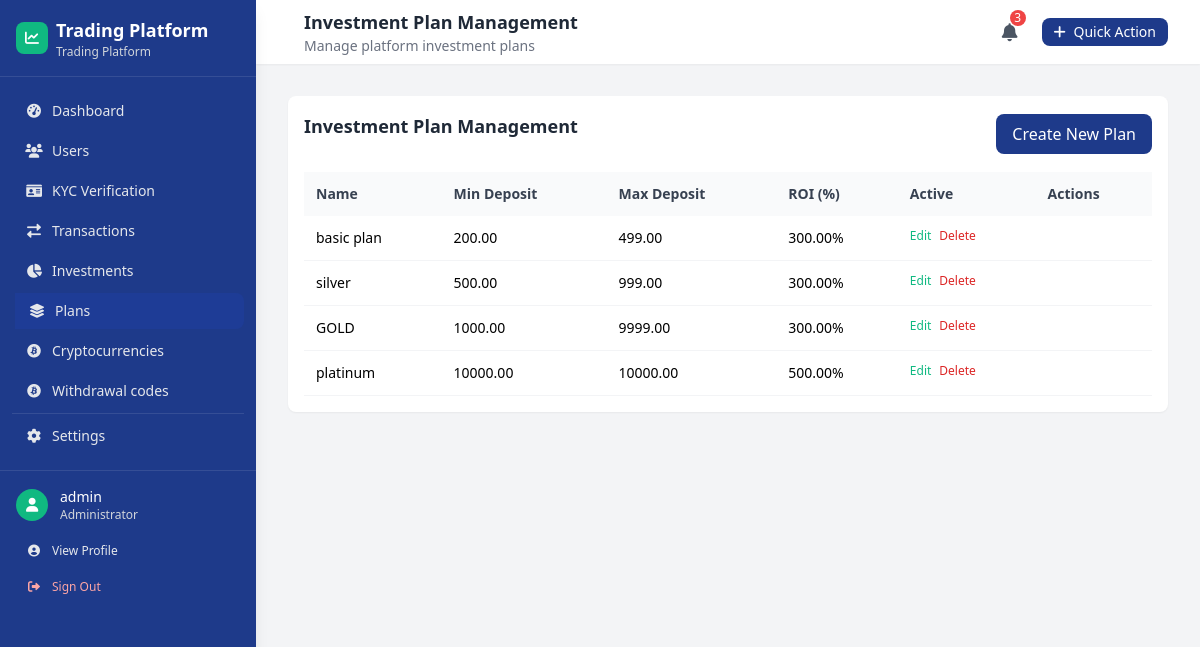
The page /custom-admin/plans/ (signed in) on the database as committed earlier.
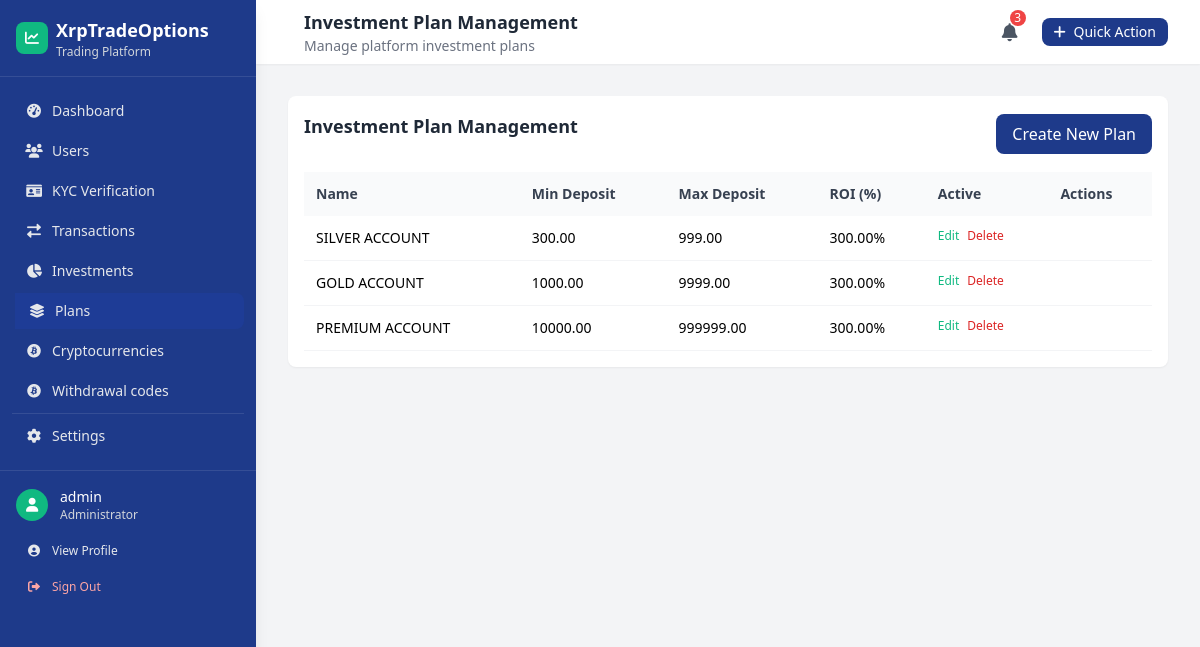
The same page on the database as committed later.
### main/models.py (models this page shows, shortened)
class SiteSettings(models.Model):
    site_name = models.CharField(max_length=100, default='Trading Platform')
    logo = models.ImageField(upload_to='site/logo/', null=True, blank=True)
    contact_email = models.EmailField(max_length=254, blank=True)
    contact_phone = models.CharField(max_length=20, blank=True)
    live_chat_enabled = models.BooleanField(default=False)
    live_chat_script_url = models.URLField(max_length=500, blank=True)

class InvestmentPlan(models.Model):
    PLAN_TYPES = (
        ('standard', 'Standard'),
        ('premium', 'Premium'),
        ('vip', 'VIP'),
        ('platinum', 'Platinum'),
        ('gold', 'Gold'),
    )
    name = models.CharField(max_length=50, choices=PLAN_TYPES)
    min_deposit = models.DecimalField(max_digits=15, decimal_places=2)
    max_deposit = models.DecimalField(max_digits=15, decimal_places=2)
    roi_percentage = models.DecimalField(max_digits=5, decimal_places=2)
    duration_days = models.IntegerField()
    description = models.TextField(blank=True)
    is_active = models.BooleanField(default=True)

### custom_admin/views.py (the view)
# urls.py: path('plans/', views.plan_list, name='plan_list'),
@superuser_required()
def plan_list(request):
    plans = InvestmentPlan.objects.all()
    context = {'plans': plans}
    return render(request, 'custom_admin/plan_list.html', context)

### custom_admin/views.py (called while the page is built)
def superuser_required():
    def check_superuser(user):
        return user.is_authenticated and user.is_superuser
    return user_passes_test(check_superuser, login_url='custom_admin:login')

### custom_admin/templates/custom_admin/plan_list.html (shortened to what this page needs)
{% extends 'custom_admin/base.html' %}
{% block page_title %}Investment Plan Management{% endblock %}
{% block page_subtitle %}Manage platform investment plans{% endblock %}
{% block content %}
<div class="space-y-6">
    <div class="bg-white rounded-lg shadow-sm p-4">
        <div class="flex items-center justify-between mb-4">
            <h3 class="text-lg font-semibold text-gray-800 mb-4">Investment Plan Management</h3>
            <a href="{% url 'custom_admin:plan_create' %}" class="bg-primary text-white px-4 py-2 rounded-lg hover:bg-primary/90" aria-label="Create new plan">Create New Plan</a>
        </div>
        <div class="overflow-x-auto">
            <table class="w-full text-left text-sm" role="grid">
                <thead class="bg-gray-50">
                    <tr>
                        <th class="p-3 font-semibold text-gray-700">Name</th>
                        <th class="p-3 font-semibold text-gray-700 hidden sm:table-cell">Min Deposit</th>
                        <th class="p-3 font-semibold text-gray-700 hidden md:table-cell">Max Deposit</th>
                        <th class="p-3 font-semibold text-gray-700">ROI (%)</th>
                        <th class="p-3 font-semibold text-gray-700 hidden lg:table-cell">Active</th>
                        <th class="p-3 font-semibold text-gray-700">Actions</th>
                    </tr>
                </thead>
                <tbody>
                    {% for plan in plans %}
                    <tr class="border-b border-gray-100 hover:bg-gray-50">
                        <td class="p-3">{{ plan.name }}</td>
                        <td class="p-3 hidden sm:table-cell">{{ plan.min_deposit|floatformat:2 }}</td>
                        <td class="p-3 hidden md:table-cell">{{ plan.max_deposit|floatformat:2 }}</td>
                        <td class="p-3">{{ plan.roi_percentage|floatformat:2 }}%</td>
                        <td class="p-3 flex space-x-2">
                            <a href="{% url 'custom_admin:plan_edit' plan.id %}" class="text-accent hover:underline text-xs" aria-label="Edit plan {{ plan.name }}">Edit</a>
                            <a href="{% url 'custom_admin:plan_delete' plan.id %}" class="text-red-600 hover:underline text-xs" aria-label="Delete plan {{ plan.id }}">Delete</a>
                        </td>
                    </tr>
                    {% empty %}
                    <tr>
                        <td colspan="6" class="p-3 text-center text-gray-500">No investment plans found.</td>
                    </tr>
                    {% endfor %}
                </tbody>
            </table>
        </div>
    </div>
</div>
{% endblock %}

### custom_admin/templates/custom_admin/base.html (shortened to what the changed rows need)
<!DOCTYPE html>
<html lang="en">
<head>
    <script src="https://cdn.tailwindcss.com"></script>
    <link href="https://cdnjs.cloudflare.com/ajax/libs/font-awesome/6.0.0/css/all.min.css" rel="stylesheet">
</head>
<body class="bg-gray-100 min-h-screen font-sans">
    {% with settings=site_settings %}
    <aside id="sidebar" class="fixed left-0 top-0 h-full w-64 bg-primary text-white transform -translate-x-full lg:translate-x-0 sidebar-transition z-50 shadow-lg">
        <div class="p-4 border-b border-white/10">
            <div class="flex items-center justify-between">
                <div class="flex items-center space-x-2">
                    <div>
                        <h1 class="text-lg font-semibold">{{ settings.site_name|default:"Admin Panel" }}</h1>
                        <p class="text-xs text-gray-300">Trading Platform</p>
                    </div>
                </div>
            </div>
        </div>
    </aside>
    <div class="lg:ml-64">
        <header class="bg-white shadow-sm sticky top-0 z-30">
            <div class="px-4 sm:px-6 lg:px-8">
                <div class="flex justify-between items-center h-16">
                    <div class="flex items-center">
                        <div class="ml-4">
                            <h2 class="text-lg font-semibold text-gray-800">{% block page_title %}Dashboard{% endblock %}</h2>
                        </div>
                    </div>
                </div>
            </div>
        </header>
        <main class="p-4 sm:p-6 lg:p-8">
            <div class="animate-fade-in">
                {% block content %}
                {% endblock %}
            </div>
        </main>
    </div>
    {% endwith %}
</body>
</html>

Rows that differ between the two databases and show on the page:
removed InvestmentPlan: name "platinum", min_deposit "10000.00", max_deposit "10000.00", roi_percentage "500.00"
changed SiteSettings: site_name "Trading Platform" → "XrpTradeOptions"
changed InvestmentPlan: name "basic plan" → "SILVER ACCOUNT"; min_deposit "200.00" → "300.00"; max_deposit "499.00" → "999.00"
changed InvestmentPlan: name "silver" → "GOLD ACCOUNT"; min_deposit "500.00" → "1000.00"; max_deposit "999.00" → "9999.00"
changed InvestmentPlan: name "GOLD" → "PREMIUM ACCOUNT"; min_deposit "1000.00" → "10000.00"; max_deposit "9999.00" → "999999.00"
